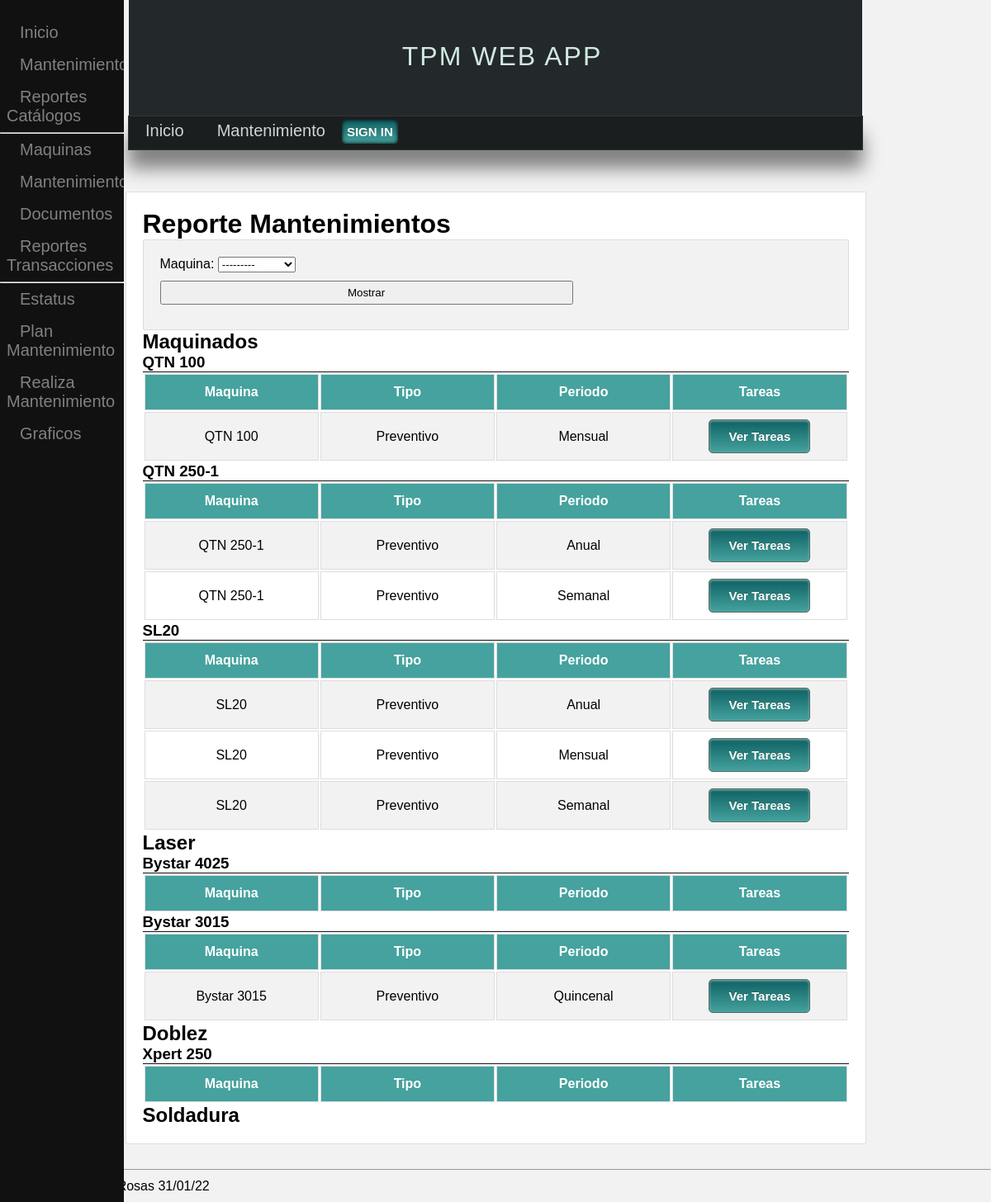
The app's page /mantenimiento/catalogos/reporte-mantenimientos/ with its own data.
### mantt/models.py (models this page shows, shortened)
class Area(models.Model):
    nombre_area =  models.CharField(max_length=50, blank=False, verbose_name='Nombre Area',unique=True)
    def __str__(self):
        return '{}'.format(self.nombre_area)

class Maquina(models.Model):
    nombre_maquina = models.CharField(max_length=100, blank=False, verbose_name='Maquina',unique=True)
    modelo = models.ForeignKey(Modelo, on_delete=DO_NOTHING)
    no_serie = models.CharField(max_length=100)
    codigo_kepler = models.CharField(max_length=100)
    imagen = models.ImageField(blank=True,upload_to='maquina_master')
    def __str__(self):
        return '{}'.format(self.nombre_maquina)

class Mantenimiento(models.Model):
    nombre_mant = models.CharField(max_length=100, blank=False, verbose_name='Mantenimiento')
    class tipo_mant(models.TextChoices):
        Preventivo = 'Preventivo'
        Correctivo = 'Correctivo'
    tipo = models.CharField(max_length=10, choices=tipo_mant.choices)
    class periodicidad(models.TextChoices):
        unico = 'Unico'
        semanal = 'Semanal'
        quincenal = 'Quincenal'
        mensual = 'Mensual'
        bimestral = 'Bimestral'
        trimestral = 'Trimestral'
        semestral = 'Semestral'
        anual = 'Anual'
    periodo = models.CharField(max_length=20, choices=periodicidad.choices)
    maquina = models.ForeignKey(Maquina, on_delete=CASCADE)
    class Meta:
        ordering = ['maquina','periodo']

### mantt/views/cat_mants.py (the view)
# urls.py: path('mantenimiento/catalogos/reporte-mantenimientos/',mt.rep_mants, name='rep_mants'),
def rep_mants(request):
    mants = Mantenimiento.objects.all()
    areas = Area.objects.all()
    maquinas = Maquina.objects.all()
    form = filtros_maq_form()
    return render(request,'Catalogos/Mantenimientos/rep_mants.html',{
        'mants':mants,
        'areas': areas,
        'maquinas': maquinas,
        'form':form,
    })

### mantt/forms.py
class filtros_maq_form(forms.Form):
    maquina = forms.ModelChoiceField(queryset=Maquina.objects.all(), required=False)

### mantt/templates/Catalogos/Mantenimientos/rep_mants.html (shortened to what this page needs)
{% extends 'base.html' %}
{% block content %}
{% load static %}
{% include 'sidenav_mant.html' %}
<h1 class="title">Reporte Mantenimientos</h1>
<div class='cabecera'>
    <form action='' >
        {{ form.as_p }}
        <input type='submit' value='Mostrar' />
    </form>
</div>
{% for area in areas %}
<h2> {{area}} </h2>
    {% for maquina in maquinas %}
        {% if maquina.modelo.tipo.area == area %}
            <h3> {{maquina}} </h3>
            <table>
                <tr>
                    <th> Maquina </th>
                    <th> Tipo </th>
                    <th> Periodo </th>
                    <th> Tareas </th>
                </tr>
            {% for mant in mants%}
                {% if mant.maquina == maquina %}
                <tr>
                    <td> {{mant.maquina}} </td>
                    <td> {{mant.tipo}} </td>
                    <td> {{mant.periodo}} </td>
                    <td> <button type="button" onclick="location.href='{% url 'repxtareas' mant.id%}'">Ver Tareas</button> </td>
                </tr>
                {% endif %}
            {% endfor %}
            </table>
        {% endif %}
    {% endfor %}
{% endfor %}
{% endblock %}

### static/css/styles.css (style rules this page uses)
* { margin: 0px; padding: 0px; font-family:Arial, Helvetica, sans-serif; text-decoration: none; }
body { background-color: #f2f2f2; }
div.cabecera { background-color: #f2f2f2; padding: 20px; border-radius: 2px; border: 1px solid #ddd; }
form textarea, input { display: block; width: 500px; padding: 5px; margin-top: 10px; margin-bottom: 10px; }
button { box-shadow:inset 0px 1px 3px 0px #91b8b3; background:linear-gradient(to bottom, #116466 5%, #45a29e 100%); background-color:#45a29e; border-radius:5px; border:1px solid #566963; display:inline-block; cursor:pointer; color:#ffffff; font-family:Arial; font-size:15px; font-weight:bold; padding:11px 23px; text-decoration:none; text-shadow:0px -1px 0px #2b665e }
table { display: table; width: 100%; border-top: 1px solid #111; table-layout: fixed; text-align: center; }
table td, table th { border: 1px solid #ddd; padding: 8px; }
table tr:nth-child(even) { background-color: #f2f2f2; }
table th { padding-top: 12px; padding-bottom: 12px; text-align: center; background-color: #45a29e; color: white; }

### records on screen
Area: nombre_area "Maquinados"
Maquina: nombre_maquina "QTN 100"
Mantenimiento: maquina "QTN 100", tipo "Preventivo", periodo "Mensual"
Maquina: nombre_maquina "QTN 250-1"
Mantenimiento: maquina "QTN 250-1", tipo "Preventivo", periodo "Anual"
Mantenimiento: maquina "QTN 250-1", tipo "Preventivo", periodo "Semanal"
Maquina: nombre_maquina "SL20"
Mantenimiento: maquina "SL20", tipo "Preventivo", periodo "Anual"
Mantenimiento: maquina "SL20", tipo "Preventivo", periodo "Mensual"
Mantenimiento: maquina "SL20", tipo "Preventivo", periodo "Semanal"
Area: nombre_area "Laser"
Maquina: nombre_maquina "Bystar 4025"
Maquina: nombre_maquina "Bystar 3015"
Mantenimiento: maquina "Bystar 3015", tipo "Preventivo", periodo "Quincenal"
Area: nombre_area "Doblez"
Maquina: nombre_maquina "Xpert 250"
Area: nombre_area "Soldadura"
